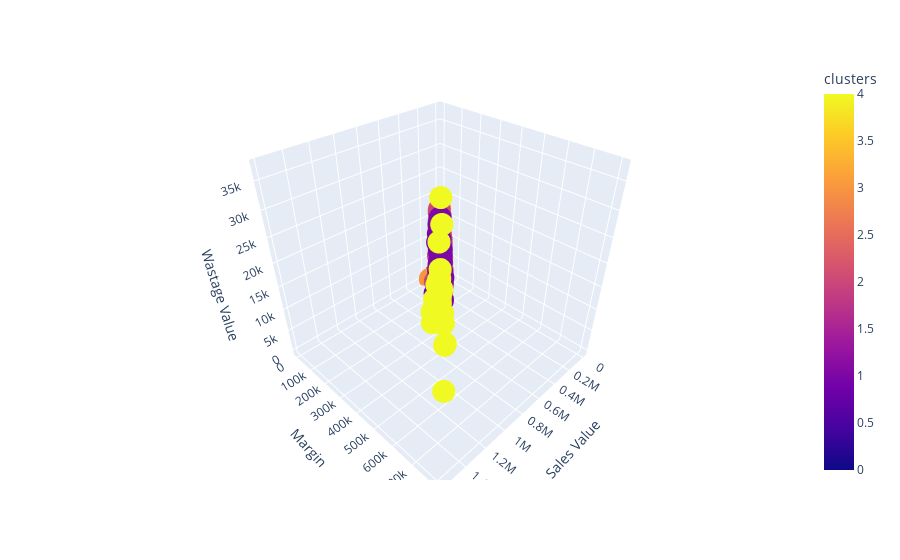

Write notebook code for a chart like this one.
### Code cell
# visualize clusters
figure = px.scatter_3d(df,
                    color='clusters',
                    x="Sales Value",
                    y="Margin",
                    z="Wastage Value",
                    category_orders = {"clusters": ["0", "1", "2", "3", "4"]}
                    )
figure.update_layout()
figure.show()

### Figure 1 — Plotly figure (JSON) as saved in the notebook; plotly's stock layout.template omitted (floating-point values rounded to 4 significant figures; data arrays with more than 128 entries replaced by an {"elided": "..."} marker saying what was removed)
{"data": [{"hovertemplate": "Sales Value=%{x}<br>Margin=%{y}<br>Wastage Value=%{z}<br>clusters=%{marker.color}<extra></extra>", "legendgroup": "", "marker": {"color": {"elided": "26133 int values"}, "coloraxis": "coloraxis", "symbol": "circle"}, "mode": "markers", "name": "", "scene": "scene", "showlegend": false, "type": "scatter3d", "x": {"elided": "26133 float values"}, "y": {"elided": "26133 float values"}, "z": {"elided": "26133 float values"}}], "layout": {"coloraxis": {"colorbar": {"title": {"text": "clusters"}}, "colorscale": [[0, "#0d0887"], [0.1111, "#46039f"], [0.2222, "#7201a8"], [0.3333, "#9c179e"], [0.4444, "#bd3786"], [0.5556, "#d8576b"], [0.6667, "#ed7953"], [0.7778, "#fb9f3a"], [0.8889, "#fdca26"], [1, "#f0f921"]]}, "legend": {"tracegroupgap": 0}, "margin": {"t": 60}, "scene": {"domain": {"x": [0, 1], "y": [0, 1]}, "xaxis": {"title": {"text": "Sales Value"}}, "yaxis": {"title": {"text": "Margin"}}, "zaxis": {"title": {"text": "Wastage Value"}}}}}
